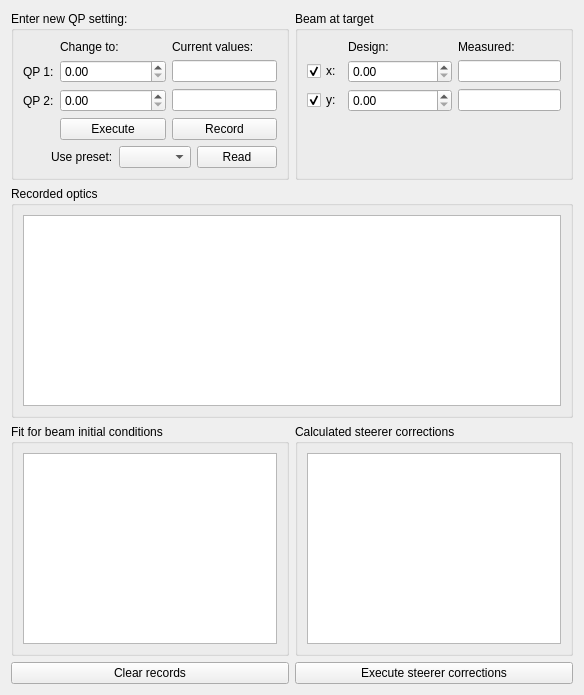
<?xml version="1.0" encoding="UTF-8"?>
<ui version="4.0">
 <class>OVM_Dialog</class>
 <widget class="QWidget" name="OVM_Dialog">
  <property name="geometry">
   <rect>
    <x>0</x>
    <y>0</y>
    <width>584</width>
    <height>695</height>
   </rect>
  </property>
  <property name="windowTitle">
   <string>Optic variation method (orbit flattening)</string>
  </property>
  <layout class="QGridLayout" name="toplevel_layout" columnstretch="1,1">
   <item row="0" column="0">
    <widget class="QGroupBox" name="group_input">
     <property name="title">
      <string>Enter new QP setting:</string>
     </property>
     <layout class="QGridLayout" name="group_input_layout" columnstretch="0,1,1">
      <item row="0" column="1">
       <widget class="QLabel" name="qp_input_column_title">
        <property name="text">
         <string>Change to:</string>
        </property>
       </widget>
      </item>
      <item row="0" column="2">
       <widget class="QLabel" name="qp_current_column_title">
        <property name="text">
         <string>Current values:</string>
        </property>
       </widget>
      </item>
      <item row="1" column="0">
       <widget class="QLabel" name="input_qp1_label">
        <property name="text">
         <string>QP 1:</string>
        </property>
       </widget>
      </item>
      <item row="1" column="1">
       <widget class="QuantitySpinBox" name="input_qp1_value"/>
      </item>
      <item row="1" column="2">
       <widget class="QuantityDisplay" name="displ_qp1_value">
        <property name="focusPolicy">
         <enum>Qt::ClickFocus</enum>
        </property>
        <property name="readOnly">
         <bool>true</bool>
        </property>
       </widget>
      </item>
      <item row="2" column="0">
       <widget class="QLabel" name="input_qp2_label">
        <property name="text">
         <string>QP 2:</string>
        </property>
       </widget>
      </item>
      <item row="2" column="1">
       <widget class="QuantitySpinBox" name="input_qp2_value"/>
      </item>
      <item row="2" column="2">
       <widget class="QuantityDisplay" name="displ_qp2_value">
        <property name="focusPolicy">
         <enum>Qt::ClickFocus</enum>
        </property>
        <property name="readOnly">
         <bool>true</bool>
        </property>
       </widget>
      </item>
      <item row="3" column="1">
       <widget class="QPushButton" name="qp_settings_execute">
        <property name="text">
         <string>Execute</string>
        </property>
       </widget>
      </item>
      <item row="3" column="2">
       <widget class="QPushButton" name="qp_settings_record">
        <property name="text">
         <string>Record</string>
        </property>
       </widget>
      </item>
      <item row="4" column="0" colspan="3">
       <layout class="QHBoxLayout" name="load_preset_layout">
        <item>
         <spacer name="load_preset_left_spacer">
          <property name="orientation">
           <enum>Qt::Horizontal</enum>
          </property>
          <property name="sizeHint" stdset="0">
           <size>
            <width>0</width>
            <height>0</height>
           </size>
          </property>
         </spacer>
        </item>
        <item>
         <widget class="QLabel" name="load_preset_label">
          <property name="text">
           <string>Use preset:</string>
          </property>
         </widget>
        </item>
        <item>
         <widget class="QComboBox" name="focus_choice"/>
        </item>
        <item>
         <widget class="QPushButton" name="load_preset_execute">
          <property name="text">
           <string>Read</string>
          </property>
         </widget>
        </item>
       </layout>
      </item>
     </layout>
    </widget>
   </item>
   <item row="0" column="1">
    <widget class="QGroupBox" name="group_beam">
     <property name="title">
      <string>Beam at target</string>
     </property>
     <layout class="QGridLayout" name="group_beam_layout" columnstretch="0,1,1">
      <item row="0" column="1">
       <widget class="QLabel" name="beam_design_title">
        <property name="text">
         <string>Design:</string>
        </property>
       </widget>
      </item>
      <item row="0" column="2">
       <widget class="QLabel" name="beam_measured_title">
        <property name="text">
         <string>Measured:</string>
        </property>
       </widget>
      </item>
      <item row="1" column="0">
       <widget class="QCheckBox" name="x_target_check">
        <property name="text">
         <string>x:</string>
        </property>
        <property name="checked">
         <bool>true</bool>
        </property>
       </widget>
      </item>
      <item row="1" column="1">
       <widget class="QuantitySpinBox" name="x_target_value"/>
      </item>
      <item row="1" column="2">
       <widget class="QuantityDisplay" name="x_monitor_value">
        <property name="focusPolicy">
         <enum>Qt::ClickFocus</enum>
        </property>
        <property name="readOnly">
         <bool>true</bool>
        </property>
       </widget>
      </item>
      <item row="2" column="0">
       <widget class="QCheckBox" name="y_target_check">
        <property name="text">
         <string>y:</string>
        </property>
        <property name="checked">
         <bool>true</bool>
        </property>
       </widget>
      </item>
      <item row="2" column="1">
       <widget class="QuantitySpinBox" name="y_target_value"/>
      </item>
      <item row="2" column="2">
       <widget class="QuantityDisplay" name="y_monitor_value">
        <property name="focusPolicy">
         <enum>Qt::ClickFocus</enum>
        </property>
        <property name="readOnly">
         <bool>true</bool>
        </property>
       </widget>
      </item>
      <item row="3" column="0" colspan="3">
       <spacer name="group_beam_bottom_space">
        <property name="orientation">
         <enum>Qt::Vertical</enum>
        </property>
        <property name="sizeHint" stdset="0">
         <size>
          <width>0</width>
          <height>0</height>
         </size>
        </property>
       </spacer>
      </item>
     </layout>
    </widget>
   </item>
   <item row="2" column="0" colspan="2">
    <widget class="QGroupBox" name="group_records">
     <property name="title">
      <string>Recorded optics</string>
     </property>
     <layout class="QHBoxLayout" name="group_records_layout">
      <item>
       <widget class="TableView" name="records_table">
        <property name="focusPolicy">
         <enum>Qt::ClickFocus</enum>
        </property>
       </widget>
      </item>
     </layout>
    </widget>
   </item>
   <item row="3" column="0">
    <widget class="QGroupBox" name="group_fit">
     <property name="title">
      <string>Fit for beam initial conditions</string>
     </property>
     <layout class="QVBoxLayout" name="group_fit_layout">
      <item>
       <widget class="TableView" name="fit_table">
        <property name="focusPolicy">
         <enum>Qt::ClickFocus</enum>
        </property>
       </widget>
      </item>
     </layout>
    </widget>
   </item>
   <item row="3" column="1">
    <widget class="QGroupBox" name="group_steerer">
     <property name="title">
      <string>Calculated steerer corrections</string>
     </property>
     <layout class="QVBoxLayout" name="group_steerer_layout">
      <item>
       <widget class="TableView" name="corrections_table">
        <property name="focusPolicy">
         <enum>Qt::ClickFocus</enum>
        </property>
       </widget>
      </item>
     </layout>
    </widget>
   </item>
   <item row="4" column="0">
    <widget class="QPushButton" name="clear_records">
     <property name="text">
      <string>Clear records</string>
     </property>
    </widget>
   </item>
   <item row="4" column="1">
    <widget class="QPushButton" name="execute_corrections">
     <property name="text">
      <string>Execute steerer corrections</string>
     </property>
    </widget>
   </item>
  </layout>
 </widget>
 <customwidgets>
  <customwidget>
   <class>TableView</class>
   <extends>QTableView</extends>
   <header>madqt/widget/tableview.h</header>
  </customwidget>
  <customwidget>
   <class>QuantitySpinBox</class>
   <extends>QDoubleSpinBox</extends>
   <header>madqt/widget/spinbox.h</header>
  </customwidget>
  <customwidget>
   <class>QuantityDisplay</class>
   <extends>QLineEdit</extends>
   <header>madqt/widget/quantity.h</header>
  </customwidget>
 </customwidgets>
 <resources/>
 <connections>
  <connection>
   <sender>load_preset_execute</sender>
   <signal>clicked()</signal>
   <receiver>qp_settings_execute</receiver>
   <slot>setFocus()</slot>
   <hints>
    <hint type="sourcelabel">
     <x>241</x>
     <y>159</y>
    </hint>
    <hint type="destinationlabel">
     <x>126</x>
     <y>134</y>
    </hint>
   </hints>
  </connection>
  <connection>
   <sender>x_target_check</sender>
   <signal>toggled(bool)</signal>
   <receiver>x_target_value</receiver>
   <slot>setEnabled(bool)</slot>
   <hints>
    <hint type="sourcelabel">
     <x>327</x>
     <y>69</y>
    </hint>
    <hint type="destinationlabel">
     <x>392</x>
     <y>72</y>
    </hint>
   </hints>
  </connection>
  <connection>
   <sender>y_target_check</sender>
   <signal>toggled(bool)</signal>
   <receiver>y_target_value</receiver>
   <slot>setEnabled(bool)</slot>
   <hints>
    <hint type="sourcelabel">
     <x>334</x>
     <y>98</y>
    </hint>
    <hint type="destinationlabel">
     <x>373</x>
     <y>98</y>
    </hint>
   </hints>
  </connection>
  <connection>
   <sender>qp_settings_execute</sender>
   <signal>clicked()</signal>
   <receiver>qp_settings_record</receiver>
   <slot>setFocus()</slot>
   <hints>
    <hint type="sourcelabel">
     <x>156</x>
     <y>122</y>
    </hint>
    <hint type="destinationlabel">
     <x>187</x>
     <y>124</y>
    </hint>
   </hints>
  </connection>
  <connection>
   <sender>qp_settings_record</sender>
   <signal>clicked()</signal>
   <receiver>focus_choice</receiver>
   <slot>setFocus()</slot>
   <hints>
    <hint type="sourcelabel">
     <x>263</x>
     <y>130</y>
    </hint>
    <hint type="destinationlabel">
     <x>167</x>
     <y>160</y>
    </hint>
   </hints>
  </connection>
 </connections>
</ui>
